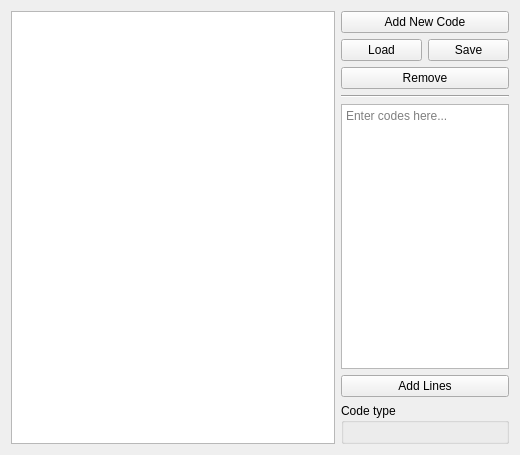
<?xml version="1.0" encoding="UTF-8"?>
<ui version="4.0">
 <class>QGBA::CheatsView</class>
 <widget class="QWidget" name="QGBA::CheatsView">
  <property name="geometry">
   <rect>
    <x>0</x>
    <y>0</y>
    <width>520</width>
    <height>455</height>
   </rect>
  </property>
  <property name="windowTitle">
   <string>Cheats</string>
  </property>
  <layout class="QGridLayout" name="gridLayout" rowstretch="0,0,0,0,1,0,0" columnstretch="4,0,0">
   <item row="0" column="0" rowspan="7">
    <widget class="QTreeView" name="cheatList">
     <property name="sizePolicy">
      <sizepolicy hsizetype="MinimumExpanding" vsizetype="Expanding">
       <horstretch>0</horstretch>
       <verstretch>0</verstretch>
      </sizepolicy>
     </property>
     <property name="defaultDropAction">
      <enum>Qt::MoveAction</enum>
     </property>
     <property name="selectionMode">
      <enum>QAbstractItemView::ExtendedSelection</enum>
     </property>
     <property name="headerHidden">
      <bool>true</bool>
     </property>
    </widget>
   </item>
   <item row="0" column="1" colspan="2">
    <widget class="QPushButton" name="addSet">
     <property name="text">
      <string>Add New Code</string>
     </property>
    </widget>
   </item>
   <item row="1" column="1">
    <widget class="QPushButton" name="load">
     <property name="text">
      <string>Load</string>
     </property>
    </widget>
   </item>
   <item row="1" column="2">
    <widget class="QPushButton" name="save">
     <property name="text">
      <string>Save</string>
     </property>
    </widget>
   </item>
   <item row="2" column="1" colspan="2">
    <widget class="QPushButton" name="remove">
     <property name="text">
      <string>Remove</string>
     </property>
    </widget>
   </item>
   <item row="3" column="1" colspan="2">
    <widget class="Line" name="line">
     <property name="orientation">
      <enum>Qt::Horizontal</enum>
     </property>
    </widget>
   </item>
   <item row="4" column="1" colspan="2">
    <widget class="QPlainTextEdit" name="codeEntry">
     <property name="sizePolicy">
      <sizepolicy hsizetype="Preferred" vsizetype="Expanding">
       <horstretch>1</horstretch>
       <verstretch>0</verstretch>
      </sizepolicy>
     </property>
     <property name="tabChangesFocus">
      <bool>true</bool>
     </property>
     <property name="lineWrapMode">
      <enum>QPlainTextEdit::NoWrap</enum>
     </property>
     <property name="placeholderText">
      <string>Enter codes here...</string>
     </property>
    </widget>
   </item>
   <item row="5" column="1" colspan="2">
    <widget class="QPushButton" name="add">
     <property name="text">
      <string>Add Lines</string>
     </property>
    </widget>
   </item>
   <item row="6" column="1" colspan="2">
    <widget class="QGroupBox" name="typeBox">
     <property name="title">
      <string>Code type</string>
     </property>
     <layout class="QVBoxLayout" name="typeLayout"/>
    </widget>
   </item>
  </layout>
 </widget>
 <tabstops>
  <tabstop>addSet</tabstop>
  <tabstop>load</tabstop>
  <tabstop>save</tabstop>
  <tabstop>remove</tabstop>
  <tabstop>codeEntry</tabstop>
  <tabstop>add</tabstop>
 </tabstops>
 <resources/>
 <connections/>
</ui>
